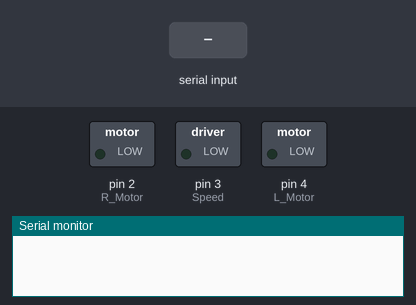
Simulated run of this sketch. Board: Arduino Uno, built with avr-gcc and run on an emulated ATmega328P. Shown: switched loads named in the sketch (green lamp = pin HIGH), the last lines printed to the serial monitor. The inputs (shaded band) are chosen by the test bench.

Above: at 1.2 s.
1.3 s: "0" received over the second serial link
At 2.4 s:
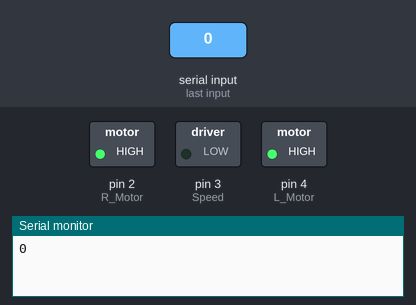
2.8 s: "R" received over the second serial link
At 3.9 s:
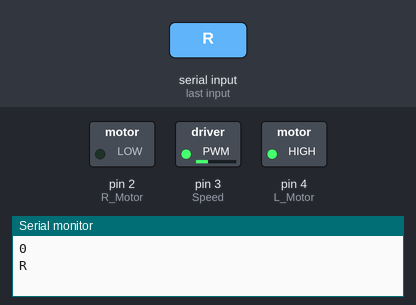
4.8 s: "L" received over the second serial link
At 6.2 s:
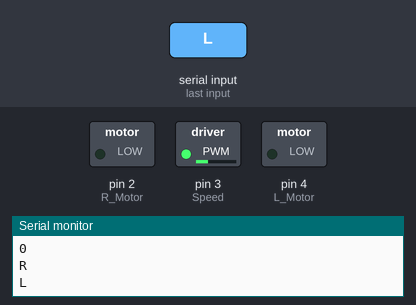
Timing chart, 0 to 7.8 s (numbered marks = the images above; inputs shaded):
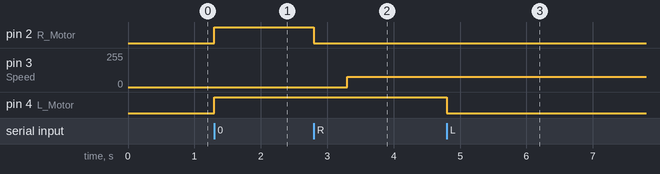

Measured:
- after the input at 1.3 s, pin 2 (R_Motor), pin 4 (L_Motor): LOW → HIGH at once
- after the input at 2.8 s, pin 2 (R_Motor): HIGH → LOW at once; pin 3 (Speed): 0/255 → 76/255 after 0.50 s
- after the input at 4.8 s, pin 4 (L_Motor): HIGH → LOW at once

The sketch:

RobotMicrocontroller.ino
```cpp
#include <SoftwareSerial.h>

#define R_Motor 2
#define Speed   3
#define L_Motor 4

SoftwareSerial BTSerial(10, 11); // RX, TX

float speedCoef = 0.3;

void zero(){
  digitalWrite(R_Motor, HIGH);
  digitalWrite(Speed, LOW);
  digitalWrite(L_Motor, HIGH);
}

void right() {
  digitalWrite(R_Motor, LOW);
  delay(500);
  analogWrite(Speed, 255 * speedCoef);
}

void front() {
  analogWrite(Speed, 255 * speedCoef);
}

void left() {
  digitalWrite(L_Motor, LOW);
  delay(500);
  analogWrite(Speed, 255 * speedCoef);
}

void revers(){
  digitalWrite(R_Motor, LOW);
  digitalWrite(L_Motor, LOW);
  delay(500);
}

void setup() {
  BTSerial.begin(9600); // the baud rate of HC-05 is usually 38400
  Serial.begin(9600);
  pinMode(R_Motor, OUTPUT);
  pinMode(Speed, OUTPUT);
  pinMode(L_Motor, OUTPUT);

}

void loop() {
  if (BTSerial.available()) {
    char c = BTSerial.read();
    Serial.println(c);
    switch(c){
      case '0':
        zero();
        break;
      case 'R':
        right();
        break;
      case 'F':
        front();
        break;
      case 'L':
        left();
        break;
      case 'B':
        revers();
        break;
      case '1':
        speedCoef = 0.3;
        break;
      case '2':
        speedCoef = 0.5;
        break;
      case '3':
        speedCoef = 1;
        break;
    }
  }
}
```
